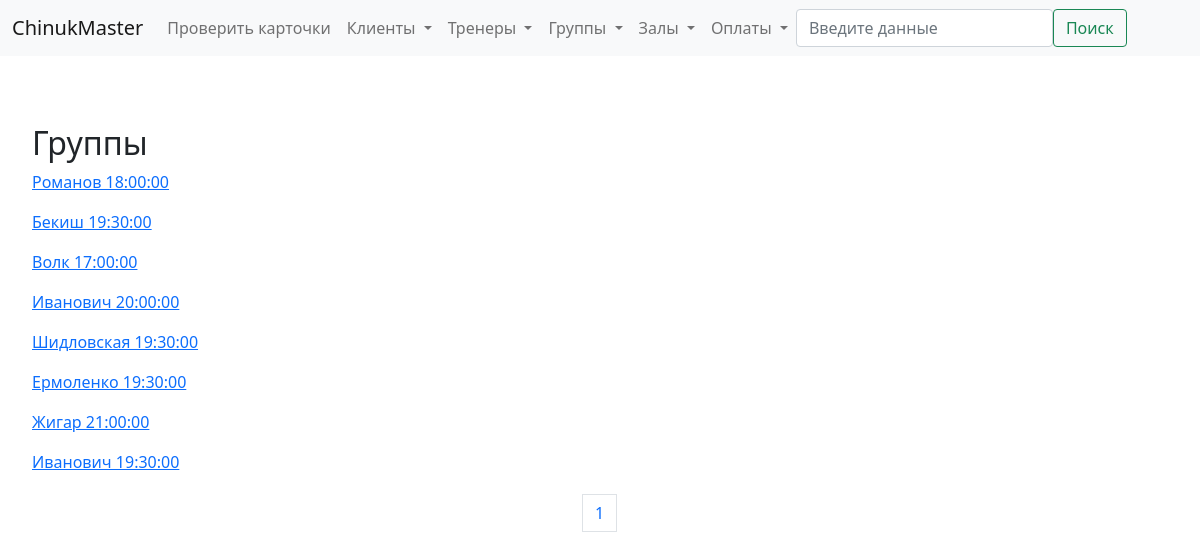
Before: /show/groups with the older database file.
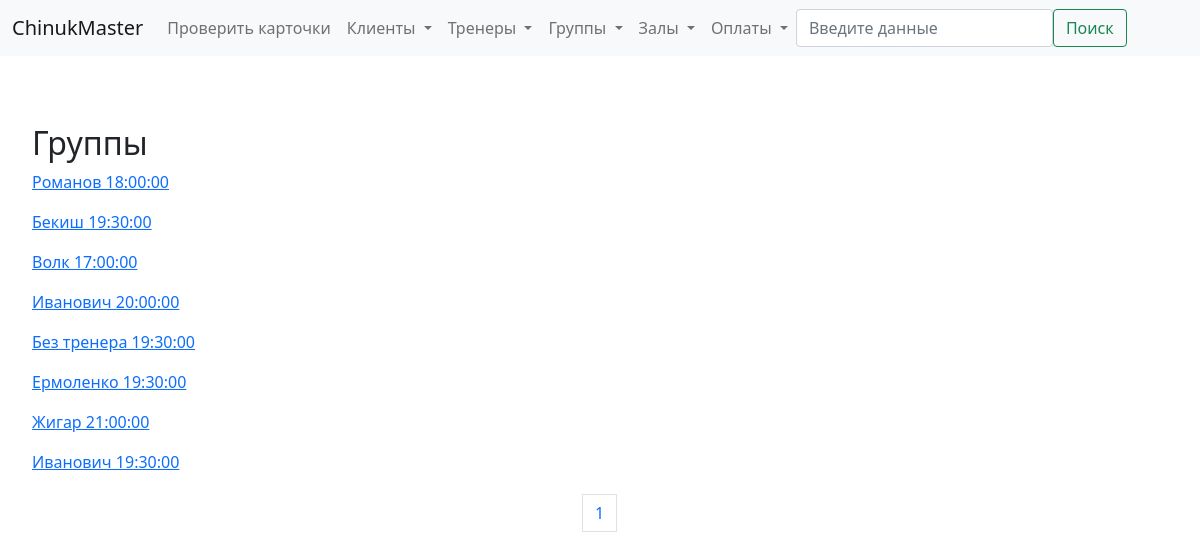
After: the same page with the newer database file.
### billing/models.py (models this page shows, shortened)
class Group(models.Model):
    gr_type_choices = [
        ('A', 'Взрослая'),
        ('C', 'Детская')
    ]
    sport_type_choices = [
        ('B', 'Классический бокс'),
        ('T', 'Тайский бокс'),
        ('W', 'Женская группа'),
        ('M', 'ММА')
    ]
    gr_type = models.CharField(verbose_name='Возраст', max_length=1, choices=gr_type_choices, default='A')
    sport_type = models.CharField(verbose_name='Тип', max_length=1, choices = sport_type_choices, default='T')
    time = models.TimeField(verbose_name='Время')
    trener = models.ForeignKey('Trener', verbose_name='Тренер', on_delete=models.SET_NULL, null=True, blank=True)
    address = models.ForeignKey('Address', verbose_name='Зал', on_delete=models.SET_NULL, null=True, blank=True)
    class Meta:
        verbose_name = 'Группа'
        verbose_name_plural = 'Группы'
    def __str__(self):
        if self.trener:
            name = self.trener.name.split()[0]
        else:
            name = 'Без тренера'
        return ' '.join([name, str(self.time)])

class Trener(models.Model):
    name = models.CharField(max_length=50, verbose_name = 'Имя')
    tel_number = models.CharField(max_length=20, verbose_name = 'Номер телефона')
    info = models.TextField(blank=True, null=False, verbose_name = 'Дополнительная информация')
    photo = models.ImageField(verbose_name='Фото', upload_to='billing/media/treners', height_field=None, width_field=None, null=True, blank=True)
    class Meta:
        verbose_name = 'Тренер'
        verbose_name_plural = 'Тренеры'

### billing/views.py (the view)
# urls.py: path('show/<slug:obj>', views.show_objects, name='show_objects'),
def show_objects(request, obj):
    obj_values = {
        'treners' : Trener,
        'clients' : Client,
        'groups'  : Group,
        'payments': Payment,
        'addresses': Address,
    }
    inst = obj_values[obj].objects.all()
    paginator = Paginator(inst, 10)
    page_number = request.GET.get('page')
    page_obj = paginator.get_page(page_number)
    return render(request, f'billing/show/{obj}.html', {
        f'{obj}' : inst,
        'page_obj' : page_obj,
    })

### billing/templatetags/filters.py (called while the page is built)
@register.filter(name='times')
def times(value):
    return range(1, value+1)

### ChinukMaster/templates/billing/show/groups.html (shortened to what this page needs)
{% extends 'billing/base.html' %}
{% block content %}
    <div class="div-groups content">
        <h2>Группы</h2>
        {% for group in groups %}
            <a href="{% url 'detail_object' obj='group' id=group.id %}"><p>{{group}}</p></a>
        {% endfor %}
    </div>
{% endblock %}

Changed rows visible on the page:
changed Group: trener+time "Шидловская 19:30:00" → "Без тренера 19:30:00"
